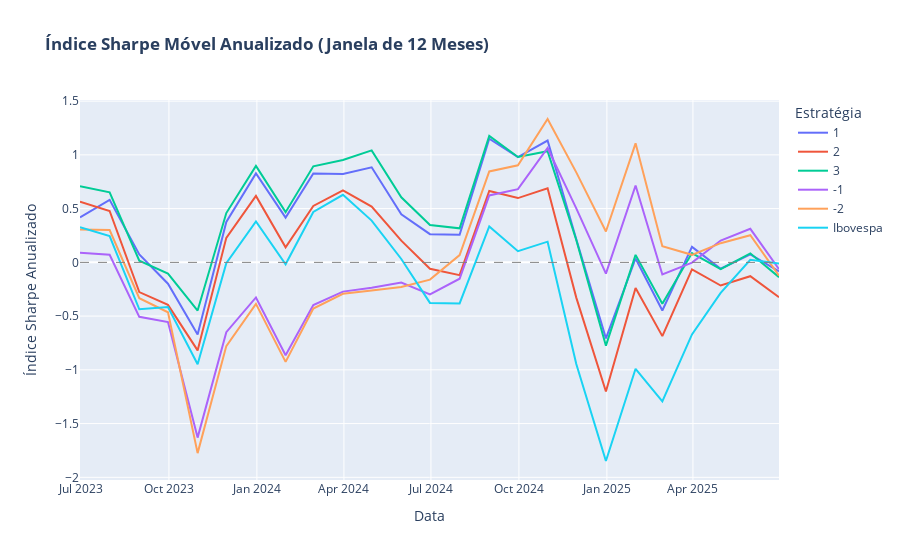

Notebook code cell kept with this figure:
### Code cell
# --- 1. CÁLCULO DO SHARPE MÓVEL ---

# Define a janela de cálculo. 12 meses (1 ano) é um padrão comum.
janela_movel = 12

# Calcula a média móvel dos retornos
retornos_moveis = df_retornos.rolling(window=janela_movel).mean()

# Calcula o desvio padrão móvel (volatilidade) dos retornos
volatilidade_movel = df_retornos.rolling(window=janela_movel).std()

# Calcula o Sharpe Ratio Móvel e o anualiza para melhor interpretação
# (Multiplicamos pela raiz quadrada de 12 para anualizar)
sharpe_movel_anualizado = (retornos_moveis / volatilidade_movel) * np.sqrt(12)

# Remove os NaNs iniciais (os 11 primeiros meses não têm dados suficientes)
sharpe_movel_anualizado = sharpe_movel_anualizado.dropna()


# --- 2. PLOTAGEM DO GRÁFICO ---

print("\n--- Gráfico de Índice Sharpe Móvel (Janela de 12 Meses) ---")

fig = go.Figure()

# Adiciona uma linha para cada estratégia no DataFrame
for estrategia in sharpe_movel_anualizado.columns:
    fig.add_trace(go.Scatter(
        x=sharpe_movel_anualizado.index,    # Eixo X = Datas
        y=sharpe_movel_anualizado[estrategia], # Eixo Y = Valores do Sharpe
        mode='lines',
        name=estrategia
    ))

# Adiciona uma linha horizontal em y=0 para referência
fig.add_hline(y=0, line_width=1, line_dash="dash", line_color="grey")

fig.update_layout(
    title_text="<b>Índice Sharpe Móvel Anualizado (Janela de 12 Meses)</b>",
    yaxis_title="Índice Sharpe Anualizado",
    xaxis_title="Data",
    legend_title="Estratégia"
)

fig.show()
